Frame 1 (no input): blank canvas, image omitted
Frame 60 (the mouse pressed at the canvas centre just before this capture): blank canvas, image omitted
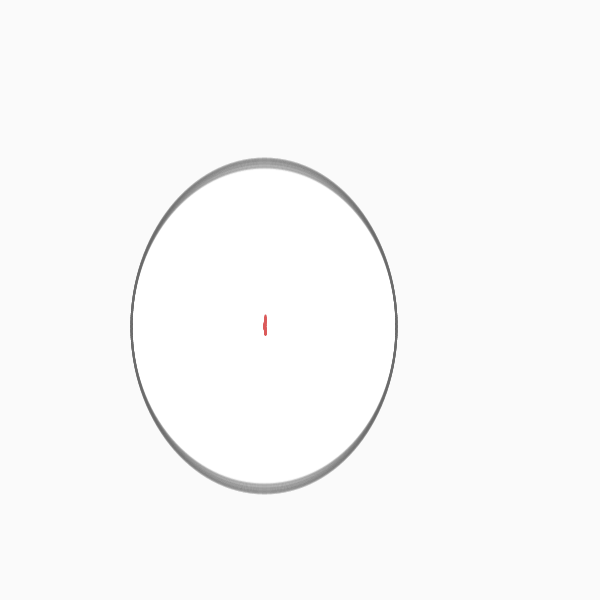
Frame 120 (the mouse held since frame 60 and released just before this capture)

The Processing sketch whose frames 1 and 60 were blank and that drew this single picture after the mouse press (run headless with seeded random() and noise(); from frame 60 on, the mouse is pressed at the canvas centre):

// Processing sketch: processing_17896
// ── processing_17896.pde

void setup(){
 
background(250);
size(600,600);
smooth();
 //gère la vitesse de lecture de la boucle
frameRate(14);

strokeWeight(2);
}
 
void draw(){
 
   
  if (mousePressed == true) {
    
  /*déclaration de variable pour utiliser
  la même valeur sortie aléatoirement
  à plusieurs  endroits en même temps*/
  float a=random(0, 20);
   
  stroke(100, 20);
  ellipse(mouseX-36, mouseY+26, mouseX-35, mouseY+35-a);
    
 stroke (219,90,90);
   
  /*oeil*/
  noFill() ;
   line(mouseX-36, mouseY+26, mouseX-35, mouseY+35-a);
 
  }
}

                
                
